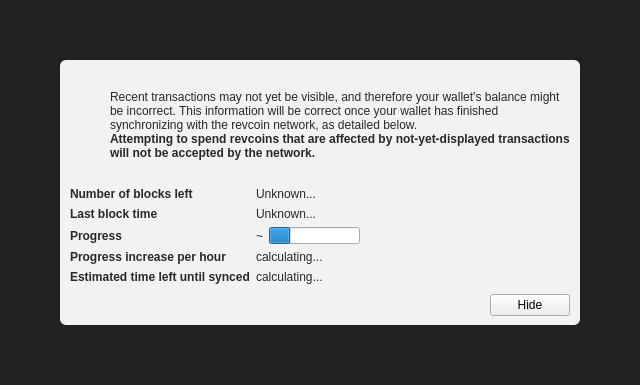
<?xml version="1.0" encoding="UTF-8"?>
<ui version="4.0">
 <class>ModalOverlay</class>
 <widget class="ModalOverlay" name="ModalOverlay">
  <property name="geometry">
   <rect>
    <x>0</x>
    <y>0</y>
    <width>640</width>
    <height>385</height>
   </rect>
  </property>
  <property name="windowTitle">
   <string>Form</string>
  </property>
  <layout class="QVBoxLayout" name="verticalLayout" stretch="0">
   <property name="sizeConstraint">
    <enum>QLayout::SetDefaultConstraint</enum>
   </property>
   <property name="leftMargin">
    <number>0</number>
   </property>
   <property name="topMargin">
    <number>0</number>
   </property>
   <property name="rightMargin">
    <number>0</number>
   </property>
   <property name="bottomMargin">
    <number>0</number>
   </property>
   <item>
    <widget class="QWidget" name="bgWidget" native="true">
     <property name="styleSheet">
      <string notr="true">#bgWidget { background: rgba(0,0,0,220); }</string>
     </property>
     <layout class="QVBoxLayout" name="verticalLayoutMain" stretch="1">
      <property name="leftMargin">
       <number>60</number>
      </property>
      <property name="topMargin">
       <number>60</number>
      </property>
      <property name="rightMargin">
       <number>60</number>
      </property>
      <property name="bottomMargin">
       <number>60</number>
      </property>
      <item>
       <widget class="QWidget" name="contentWidget" native="true">
        <property name="styleSheet">
         <string notr="true">#contentWidget { background: rgba(255,255,255,240); border-radius: 6px; }

QLabel { color: rgb(40,40,40);  }</string>
        </property>
        <layout class="QVBoxLayout" name="verticalLayoutSub" stretch="1,0,0,0">
         <property name="spacing">
          <number>0</number>
         </property>
         <property name="leftMargin">
          <number>10</number>
         </property>
         <property name="topMargin">
          <number>10</number>
         </property>
         <property name="rightMargin">
          <number>10</number>
         </property>
         <property name="bottomMargin">
          <number>10</number>
         </property>
         <item>
          <layout class="QHBoxLayout" name="horizontalLayoutIconText" stretch="0,1">
           <property name="topMargin">
            <number>20</number>
           </property>
           <item>
            <layout class="QVBoxLayout" name="verticalLayoutIcon">
             <property name="leftMargin">
              <number>0</number>
             </property>
             <item>
              <widget class="QPushButton" name="warningIcon">
               <property name="enabled">
                <bool>false</bool>
               </property>
               <property name="text">
                <string/>
               </property>
               <property name="icon">
                <iconset>
                 <normaloff>:/icons/warning</normaloff>
                 <disabledoff>:/icons/warning</disabledoff>:/icons/warning</iconset>
               </property>
               <property name="iconSize">
                <size>
                 <width>48</width>
                 <height>48</height>
                </size>
               </property>
               <property name="flat">
                <bool>true</bool>
               </property>
              </widget>
             </item>
             <item>
              <spacer name="verticalSpacerWarningIcon">
               <property name="orientation">
                <enum>Qt::Vertical</enum>
               </property>
               <property name="sizeHint" stdset="0">
                <size>
                 <width>20</width>
                 <height>40</height>
                </size>
               </property>
              </spacer>
             </item>
            </layout>
           </item>
           <item>
            <layout class="QVBoxLayout" name="verticalLayoutInfoText">
             <property name="leftMargin">
              <number>0</number>
             </property>
             <property name="topMargin">
              <number>0</number>
             </property>
             <item>
              <widget class="QLabel" name="infoText">
               <property name="text">
                <string>Recent transactions may not yet be visible, and therefore your wallet's balance might be incorrect. This information will be correct once your wallet has finished synchronizing with the revcoin network, as detailed below.</string>
               </property>
               <property name="textFormat">
                <enum>Qt::RichText</enum>
               </property>
               <property name="wordWrap">
                <bool>true</bool>
               </property>
              </widget>
             </item>
             <item>
              <widget class="QLabel" name="infoTextStrong">
               <property name="font">
                <font>
                 <weight>75</weight>
                 <bold>true</bold>
                </font>
               </property>
               <property name="text">
                <string>Attempting to spend revcoins that are affected by not-yet-displayed transactions will not be accepted by the network.</string>
               </property>
               <property name="textFormat">
                <enum>Qt::RichText</enum>
               </property>
               <property name="wordWrap">
                <bool>true</bool>
               </property>
              </widget>
             </item>
             <item>
              <spacer name="verticalSpacerInTextSpace">
               <property name="orientation">
                <enum>Qt::Vertical</enum>
               </property>
               <property name="sizeHint" stdset="0">
                <size>
                 <width>20</width>
                 <height>40</height>
                </size>
               </property>
              </spacer>
             </item>
            </layout>
           </item>
          </layout>
         </item>
         <item>
          <spacer name="verticalSpacerAfterText">
           <property name="orientation">
            <enum>Qt::Vertical</enum>
           </property>
           <property name="sizeHint" stdset="0">
            <size>
             <width>20</width>
             <height>40</height>
            </size>
           </property>
          </spacer>
         </item>
         <item>
          <layout class="QFormLayout" name="formLayout">
           <property name="fieldGrowthPolicy">
            <enum>QFormLayout::FieldsStayAtSizeHint</enum>
           </property>
           <property name="horizontalSpacing">
            <number>6</number>
           </property>
           <property name="verticalSpacing">
            <number>6</number>
           </property>
           <property name="topMargin">
            <number>10</number>
           </property>
           <item row="0" column="0">
            <widget class="QLabel" name="labelNumberOfBlocksLeft">
             <property name="font">
              <font>
               <weight>75</weight>
               <bold>true</bold>
              </font>
             </property>
             <property name="text">
              <string>Number of blocks left</string>
             </property>
            </widget>
           </item>
           <item row="0" column="1">
            <widget class="QLabel" name="numberOfBlocksLeft">
             <property name="text">
              <string>Unknown...</string>
             </property>
            </widget>
           </item>
           <item row="1" column="0">
            <widget class="QLabel" name="labelLastBlockTime">
             <property name="font">
              <font>
               <weight>75</weight>
               <bold>true</bold>
              </font>
             </property>
             <property name="text">
              <string>Last block time</string>
             </property>
            </widget>
           </item>
           <item row="1" column="1">
            <widget class="QLabel" name="newestBlockDate">
             <property name="sizePolicy">
              <sizepolicy hsizetype="Maximum" vsizetype="Preferred">
               <horstretch>0</horstretch>
               <verstretch>0</verstretch>
              </sizepolicy>
             </property>
             <property name="text">
              <string>Unknown...</string>
             </property>
            </widget>
           </item>
           <item row="2" column="0">
            <widget class="QLabel" name="labelSyncDone">
             <property name="font">
              <font>
               <weight>75</weight>
               <bold>true</bold>
              </font>
             </property>
             <property name="text">
              <string>Progress</string>
             </property>
            </widget>
           </item>
           <item row="2" column="1">
            <layout class="QHBoxLayout" name="horizontalLayoutSync" stretch="0,1">
             <item>
              <widget class="QLabel" name="percentageProgress">
               <property name="text">
                <string notr="true">~</string>
               </property>
              </widget>
             </item>
             <item>
              <widget class="QProgressBar" name="progressBar">
               <property name="value">
                <number>24</number>
               </property>
               <property name="format">
                <string/>
               </property>
              </widget>
             </item>
            </layout>
           </item>
           <item row="4" column="0">
            <widget class="QLabel" name="labelProgressIncrease">
             <property name="font">
              <font>
               <weight>75</weight>
               <bold>true</bold>
              </font>
             </property>
             <property name="text">
              <string>Progress increase per hour</string>
             </property>
            </widget>
           </item>
           <item row="4" column="1">
            <widget class="QLabel" name="progressIncreasePerH">
             <property name="text">
              <string>calculating...</string>
             </property>
            </widget>
           </item>
           <item row="5" column="0">
            <widget class="QLabel" name="labelEstimatedTimeLeft">
             <property name="font">
              <font>
               <weight>75</weight>
               <bold>true</bold>
              </font>
             </property>
             <property name="text">
              <string>Estimated time left until synced</string>
             </property>
            </widget>
           </item>
           <item row="5" column="1">
            <widget class="QLabel" name="expectedTimeLeft">
             <property name="text">
              <string>calculating...</string>
             </property>
            </widget>
           </item>
          </layout>
         </item>
         <item>
          <layout class="QHBoxLayout" name="horizontalLayoutButtons">
           <property name="leftMargin">
            <number>10</number>
           </property>
           <property name="topMargin">
            <number>10</number>
           </property>
           <item>
            <spacer name="horizontalSpacer">
             <property name="orientation">
              <enum>Qt::Horizontal</enum>
             </property>
             <property name="sizeHint" stdset="0">
              <size>
               <width>40</width>
               <height>20</height>
              </size>
             </property>
            </spacer>
           </item>
           <item>
            <widget class="QPushButton" name="closeButton">
             <property name="text">
              <string>Hide</string>
             </property>
            </widget>
           </item>
          </layout>
         </item>
        </layout>
       </widget>
      </item>
     </layout>
    </widget>
   </item>
  </layout>
 </widget>
 <customwidgets>
  <customwidget>
   <class>ModalOverlay</class>
   <extends>QWidget</extends>
   <header>qt/modaloverlay.h</header>
   <container>1</container>
  </customwidget>
 </customwidgets>
 <resources/>
 <connections/>
</ui>
